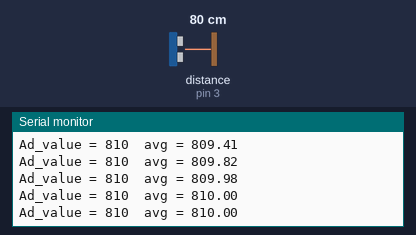
Recording of a sketch running on a simulated Arduino Uno, built with avr-gcc and run on an emulated ATmega328P. On the bench: the last lines printed to the serial monitor. The inputs (shaded band) are chosen by the test bench; at power-on: distance to the obstacle (sensor on pin 3) 80 cm. The echo pulse lasts 58.3 µs per cm.

Above: at 1.2 s.
1.3 s: distance to the obstacle (sensor on pin 3) set to 2 cm
At 1.34 s:
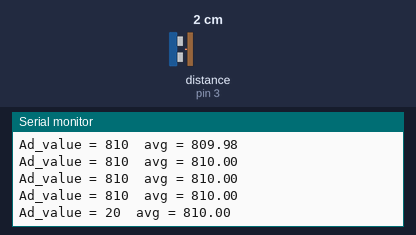
2.8 s: distance to the obstacle (sensor on pin 3) set to 4 cm
At 2.88 s:
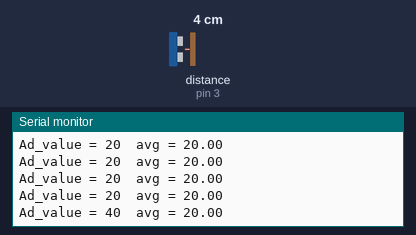
4.3 s: distance to the obstacle (sensor on pin 3) set to 9 cm
At 4.31 s:
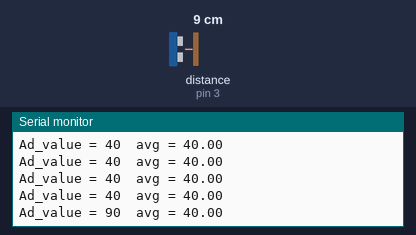
Timing chart, 0 to 7.3 s (numbered marks = the images above; inputs shaded):
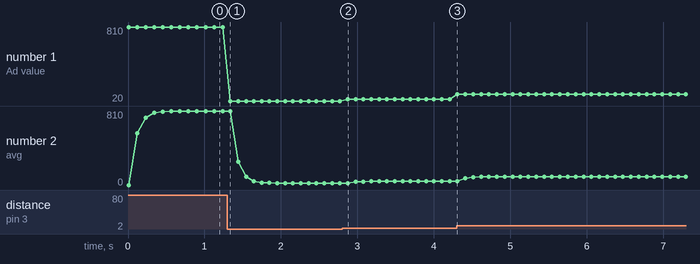

The sketch:

sonar_moving_average_filter.ino
```cpp
#define alpha 0.3

#include <NewPing.h>
#include <MsTimer2.h>

#define TRIGGER_PIN  2  // Arduino pin tied to trigger pin on the ultrasonic sensor.
#define ECHO_PIN     3  // Arduino pin tied to echo pin on the ultrasonic sensor.
#define MAX_DISTANCE 1000 // Maximum distance we want to ping for (in centimeters). Maximum sensor distance is rated at 400-500cm.

float avg_old = 0.01;  // xavg^(k-1)
float avg = 0.0;       // xavg^(k)
int ad_value = 0;   // ad_value -> sonar
int distance = 0.0;

NewPing sonar(TRIGGER_PIN, ECHO_PIN, MAX_DISTANCE); // NewPing setup of pins and maximum distance.

void setup() {
  // put your setup code here, to run once:
  Serial.begin(115200);
  MsTimer2::set(100,Timer_ISR);
  MsTimer2::start();
}
void Timer_ISR(void){
  avg = alpha * avg_old + (1.0 - alpha) * ad_value;
  avg_old = avg;
}

void loop() {
  distance = (sonar.ping_cm() * 10);
  if (distance == 0.0){
    distance = MAX_DISTANCE;
  }

  ad_value = (sonar.ping_cm() * 10); //cm to mm


  Serial.print("Ad_value = ");
  Serial.print(ad_value);
  Serial.print("  avg = ");
  Serial.println(avg);

  delay(100);
}
```

Measured:
- after the input at 1.3 s, the serial monitor: prints a new line at once (image 1)
- after the input at 2.8 s, the serial monitor: prints a new line after 0.07 s (image 2)
- after the input at 4.3 s, the serial monitor: prints a new line at once (image 3)
- plotted number 1: 810 → 20 after the input at 1.3 s, 20 → 40 after the input at 2.8 s, 40 → 90 after the input at 4.3 s
- plotted number 2: 810 → 20 after the input at 1.3 s, 20 → 40 after the input at 2.8 s, 40 → 90 after the input at 4.3 s
